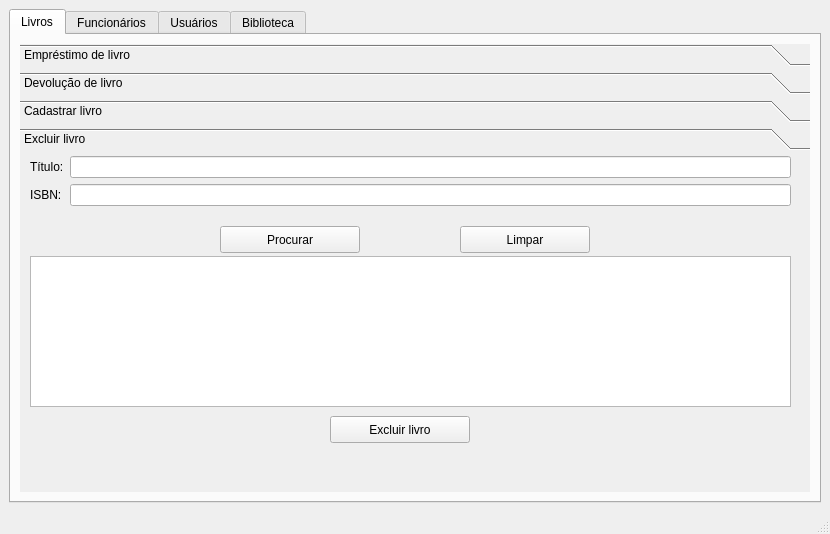
<?xml version="1.0" encoding="UTF-8"?>
<ui version="4.0">
 <class>Library</class>
 <widget class="QMainWindow" name="Library">
  <property name="geometry">
   <rect>
    <x>0</x>
    <y>0</y>
    <width>830</width>
    <height>534</height>
   </rect>
  </property>
  <property name="windowTitle">
   <string>MainWindow</string>
  </property>
  <widget class="QWidget" name="centralwidget">
   <layout class="QVBoxLayout" name="verticalLayout">
    <item>
     <widget class="QTabWidget" name="tabWidget">
      <property name="currentIndex">
       <number>0</number>
      </property>
      <widget class="QWidget" name="tab">
       <attribute name="title">
        <string>Livros</string>
       </attribute>
       <layout class="QVBoxLayout" name="verticalLayout_2">
        <item>
         <widget class="QToolBox" name="toolBox">
          <property name="autoFillBackground">
           <bool>true</bool>
          </property>
          <property name="currentIndex">
           <number>3</number>
          </property>
          <widget class="QWidget" name="page">
           <property name="geometry">
            <rect>
             <x>0</x>
             <y>0</y>
             <width>790</width>
             <height>294</height>
            </rect>
           </property>
           <attribute name="label">
            <string>Empréstimo de livro</string>
           </attribute>
           <widget class="QWidget" name="formLayoutWidget_5">
            <property name="geometry">
             <rect>
              <x>10</x>
              <y>10</y>
              <width>761</width>
              <height>81</height>
             </rect>
            </property>
            <layout class="QFormLayout" name="formLayout_5">
             <property name="fieldGrowthPolicy">
              <enum>QFormLayout::AllNonFixedFieldsGrow</enum>
             </property>
             <item row="0" column="0">
              <widget class="QLabel" name="label_13">
               <property name="text">
                <string>ISBN:</string>
               </property>
              </widget>
             </item>
             <item row="1" column="0">
              <widget class="QLabel" name="label_14">
               <property name="text">
                <string>CPF:</string>
               </property>
              </widget>
             </item>
             <item row="0" column="1">
              <widget class="QLineEdit" name="empISBN"/>
             </item>
             <item row="1" column="1">
              <widget class="QLineEdit" name="empUser"/>
             </item>
            </layout>
           </widget>
           <widget class="QPushButton" name="btnEmp">
            <property name="geometry">
             <rect>
              <x>440</x>
              <y>160</y>
              <width>140</width>
              <height>30</height>
             </rect>
            </property>
            <property name="text">
             <string>Emprestar livro</string>
            </property>
           </widget>
           <widget class="QTextEdit" name="txtEmp">
            <property name="geometry">
             <rect>
              <x>20</x>
              <y>100</y>
              <width>351</width>
              <height>191</height>
             </rect>
            </property>
            <property name="readOnly">
             <bool>true</bool>
            </property>
           </widget>
           <widget class="QPushButton" name="btnEmpDisp">
            <property name="geometry">
             <rect>
              <x>410</x>
              <y>110</y>
              <width>191</width>
              <height>30</height>
             </rect>
            </property>
            <property name="text">
             <string>Verificar disponibilidade</string>
            </property>
           </widget>
           <widget class="QLabel" name="statusEmp">
            <property name="geometry">
             <rect>
              <x>410</x>
              <y>220</y>
              <width>281</width>
              <height>16</height>
             </rect>
            </property>
            <property name="text">
             <string/>
            </property>
           </widget>
           <widget class="QLabel" name="noEmp">
            <property name="geometry">
             <rect>
              <x>420</x>
              <y>240</y>
              <width>301</width>
              <height>41</height>
             </rect>
            </property>
            <property name="styleSheet">
             <string notr="true">color: rgb(255, 0, 0);</string>
            </property>
            <property name="text">
             <string/>
            </property>
           </widget>
           <widget class="QPushButton" name="btnLimparEmp">
            <property name="geometry">
             <rect>
              <x>440</x>
              <y>210</y>
              <width>140</width>
              <height>30</height>
             </rect>
            </property>
            <property name="text">
             <string>Limpar</string>
            </property>
           </widget>
          </widget>
          <widget class="QWidget" name="page_2">
           <property name="geometry">
            <rect>
             <x>0</x>
             <y>0</y>
             <width>790</width>
             <height>294</height>
            </rect>
           </property>
           <attribute name="label">
            <string>Devolução de livro</string>
           </attribute>
           <widget class="QWidget" name="formLayoutWidget_6">
            <property name="geometry">
             <rect>
              <x>10</x>
              <y>10</y>
              <width>751</width>
              <height>91</height>
             </rect>
            </property>
            <layout class="QFormLayout" name="formLayout_6">
             <item row="0" column="0">
              <widget class="QLabel" name="label_12">
               <property name="text">
                <string>ISBN:</string>
               </property>
              </widget>
             </item>
             <item row="1" column="0">
              <widget class="QLabel" name="label_15">
               <property name="text">
                <string>CPF:</string>
               </property>
              </widget>
             </item>
             <item row="0" column="1">
              <widget class="QLineEdit" name="isbnDev"/>
             </item>
             <item row="1" column="1">
              <widget class="QLineEdit" name="cpfDev"/>
             </item>
            </layout>
           </widget>
           <widget class="QPushButton" name="btnDev">
            <property name="geometry">
             <rect>
              <x>180</x>
              <y>120</y>
              <width>140</width>
              <height>30</height>
             </rect>
            </property>
            <property name="text">
             <string>Devolver livro</string>
            </property>
           </widget>
           <widget class="QLabel" name="devLivro">
            <property name="geometry">
             <rect>
              <x>70</x>
              <y>200</y>
              <width>251</width>
              <height>21</height>
             </rect>
            </property>
            <property name="styleSheet">
             <string notr="true">color: rgb(255, 0, 0);</string>
            </property>
            <property name="text">
             <string/>
            </property>
           </widget>
           <widget class="QPushButton" name="btnCleanDev">
            <property name="geometry">
             <rect>
              <x>460</x>
              <y>120</y>
              <width>140</width>
              <height>30</height>
             </rect>
            </property>
            <property name="text">
             <string>Limpar</string>
            </property>
           </widget>
           <widget class="QPushButton" name="btnLimpar">
            <property name="geometry">
             <rect>
              <x>610</x>
              <y>340</y>
              <width>140</width>
              <height>30</height>
             </rect>
            </property>
            <property name="styleSheet">
             <string notr="true">image: url(:/new/prefix1/ui.png);</string>
            </property>
            <property name="text">
             <string>Limpar</string>
            </property>
           </widget>
           <widget class="QLabel" name="acesso">
            <property name="geometry">
             <rect>
              <x>420</x>
              <y>380</y>
              <width>351</width>
              <height>17</height>
             </rect>
            </property>
            <property name="styleSheet">
             <string notr="true">image: url(:/new/prefix1/ui.png);</string>
            </property>
            <property name="text">
             <string/>
            </property>
           </widget>
           <widget class="QPushButton" name="btnEntrar">
            <property name="geometry">
             <rect>
              <x>440</x>
              <y>340</y>
              <width>140</width>
              <height>30</height>
             </rect>
            </property>
            <property name="styleSheet">
             <string notr="true">image: url(:/new/prefix1/ui.png);</string>
            </property>
            <property name="text">
             <string>Entrar</string>
            </property>
           </widget>
          </widget>
          <widget class="QWidget" name="page_3">
           <property name="geometry">
            <rect>
             <x>0</x>
             <y>0</y>
             <width>790</width>
             <height>294</height>
            </rect>
           </property>
           <attribute name="label">
            <string>Cadastrar livro</string>
           </attribute>
           <widget class="QWidget" name="formLayoutWidget">
            <property name="geometry">
             <rect>
              <x>10</x>
              <y>10</y>
              <width>761</width>
              <height>111</height>
             </rect>
            </property>
            <layout class="QFormLayout" name="formLayout">
             <property name="fieldGrowthPolicy">
              <enum>QFormLayout::AllNonFixedFieldsGrow</enum>
             </property>
             <item row="0" column="0">
              <widget class="QLabel" name="label_3">
               <property name="text">
                <string>Título:</string>
               </property>
              </widget>
             </item>
             <item row="0" column="1">
              <widget class="QLineEdit" name="titulo"/>
             </item>
             <item row="1" column="0">
              <widget class="QLabel" name="label_4">
               <property name="text">
                <string>Autor:</string>
               </property>
              </widget>
             </item>
             <item row="1" column="1">
              <widget class="QLineEdit" name="autor"/>
             </item>
             <item row="2" column="0">
              <widget class="QLabel" name="label_5">
               <property name="text">
                <string>ISBN:</string>
               </property>
              </widget>
             </item>
             <item row="2" column="1">
              <widget class="QLineEdit" name="isbn"/>
             </item>
            </layout>
           </widget>
           <widget class="QPushButton" name="pushButton">
            <property name="geometry">
             <rect>
              <x>160</x>
              <y>140</y>
              <width>140</width>
              <height>30</height>
             </rect>
            </property>
            <property name="text">
             <string>Cadastrar</string>
            </property>
           </widget>
           <widget class="QPushButton" name="limparLivro">
            <property name="geometry">
             <rect>
              <x>380</x>
              <y>140</y>
              <width>140</width>
              <height>30</height>
             </rect>
            </property>
            <property name="text">
             <string>Limpar</string>
            </property>
           </widget>
           <widget class="QLabel" name="statusLivro">
            <property name="geometry">
             <rect>
              <x>70</x>
              <y>190</y>
              <width>441</width>
              <height>17</height>
             </rect>
            </property>
            <property name="text">
             <string/>
            </property>
           </widget>
          </widget>
          <widget class="QWidget" name="page_4">
           <property name="geometry">
            <rect>
             <x>0</x>
             <y>0</y>
             <width>790</width>
             <height>294</height>
            </rect>
           </property>
           <attribute name="label">
            <string>Excluir livro</string>
           </attribute>
           <widget class="QWidget" name="formLayoutWidget_4">
            <property name="geometry">
             <rect>
              <x>10</x>
              <y>0</y>
              <width>761</width>
              <height>71</height>
             </rect>
            </property>
            <layout class="QFormLayout" name="formLayout_4">
             <item row="0" column="0">
              <widget class="QLabel" name="label_8">
               <property name="text">
                <string>Título:</string>
               </property>
              </widget>
             </item>
             <item row="0" column="1">
              <widget class="QLineEdit" name="excludTit"/>
             </item>
             <item row="1" column="0">
              <widget class="QLabel" name="label_6">
               <property name="text">
                <string>ISBN:</string>
               </property>
              </widget>
             </item>
             <item row="1" column="1">
              <widget class="QLineEdit" name="txtExcludISBN"/>
             </item>
            </layout>
           </widget>
           <widget class="QTextEdit" name="txtExclud">
            <property name="geometry">
             <rect>
              <x>10</x>
              <y>100</y>
              <width>761</width>
              <height>151</height>
             </rect>
            </property>
            <property name="readOnly">
             <bool>true</bool>
            </property>
           </widget>
           <widget class="QPushButton" name="btnSearch">
            <property name="geometry">
             <rect>
              <x>200</x>
              <y>70</y>
              <width>140</width>
              <height>27</height>
             </rect>
            </property>
            <property name="text">
             <string>Procurar</string>
            </property>
           </widget>
           <widget class="QPushButton" name="btnLimparExclud">
            <property name="geometry">
             <rect>
              <x>440</x>
              <y>70</y>
              <width>130</width>
              <height>27</height>
             </rect>
            </property>
            <property name="text">
             <string>Limpar</string>
            </property>
           </widget>
           <widget class="QPushButton" name="btnExclud">
            <property name="geometry">
             <rect>
              <x>310</x>
              <y>260</y>
              <width>140</width>
              <height>27</height>
             </rect>
            </property>
            <property name="text">
             <string>Excluir livro</string>
            </property>
           </widget>
           <widget class="QLabel" name="livroExcludOk">
            <property name="geometry">
             <rect>
              <x>560</x>
              <y>260</y>
              <width>211</width>
              <height>21</height>
             </rect>
            </property>
            <property name="styleSheet">
             <string notr="true">color: rgb(255, 0, 0);</string>
            </property>
            <property name="text">
             <string/>
            </property>
           </widget>
          </widget>
         </widget>
        </item>
       </layout>
      </widget>
      <widget class="QWidget" name="tab_3">
       <attribute name="title">
        <string>Funcionários</string>
       </attribute>
       <layout class="QHBoxLayout" name="horizontalLayout">
        <item>
         <widget class="QToolBox" name="toolBox_2">
          <property name="currentIndex">
           <number>1</number>
          </property>
          <widget class="QWidget" name="page_20">
           <property name="geometry">
            <rect>
             <x>0</x>
             <y>0</y>
             <width>100</width>
             <height>30</height>
            </rect>
           </property>
           <attribute name="label">
            <string>Exibir funcionários cadastrados</string>
           </attribute>
           <widget class="QPushButton" name="mostrarFunc">
            <property name="geometry">
             <rect>
              <x>10</x>
              <y>0</y>
              <width>251</width>
              <height>27</height>
             </rect>
            </property>
            <property name="text">
             <string>Mostrar funcionários cadastrados</string>
            </property>
           </widget>
           <widget class="QTextEdit" name="funcCadastrados">
            <property name="geometry">
             <rect>
              <x>20</x>
              <y>40</y>
              <width>751</width>
              <height>301</height>
             </rect>
            </property>
            <property name="readOnly">
             <bool>true</bool>
            </property>
           </widget>
          </widget>
          <widget class="QWidget" name="page_5">
           <property name="geometry">
            <rect>
             <x>0</x>
             <y>0</y>
             <width>790</width>
             <height>356</height>
            </rect>
           </property>
           <attribute name="label">
            <string>Cadastrar funcionário</string>
           </attribute>
           <widget class="QPushButton" name="cadasFunc">
            <property name="geometry">
             <rect>
              <x>180</x>
              <y>90</y>
              <width>140</width>
              <height>30</height>
             </rect>
            </property>
            <property name="text">
             <string>Cadastrar</string>
            </property>
           </widget>
           <widget class="QPushButton" name="limpFunc">
            <property name="geometry">
             <rect>
              <x>500</x>
              <y>90</y>
              <width>140</width>
              <height>30</height>
             </rect>
            </property>
            <property name="text">
             <string>Limpar</string>
            </property>
           </widget>
           <widget class="QLabel" name="label_2">
            <property name="geometry">
             <rect>
              <x>10</x>
              <y>43</y>
              <width>30</width>
              <height>17</height>
             </rect>
            </property>
            <property name="text">
             <string>CPF:</string>
            </property>
           </widget>
           <widget class="QLineEdit" name="cpfFunc">
            <property name="geometry">
             <rect>
              <x>61</x>
              <y>43</y>
              <width>721</width>
              <height>27</height>
             </rect>
            </property>
           </widget>
           <widget class="QLabel" name="label">
            <property name="geometry">
             <rect>
              <x>10</x>
              <y>10</y>
              <width>45</width>
              <height>17</height>
             </rect>
            </property>
            <property name="text">
             <string>Nome:</string>
            </property>
           </widget>
           <widget class="QLineEdit" name="nomeFunc">
            <property name="geometry">
             <rect>
              <x>61</x>
              <y>10</y>
              <width>721</width>
              <height>27</height>
             </rect>
            </property>
           </widget>
           <widget class="QLabel" name="funcResultado">
            <property name="geometry">
             <rect>
              <x>70</x>
              <y>140</y>
              <width>401</width>
              <height>17</height>
             </rect>
            </property>
            <property name="text">
             <string/>
            </property>
           </widget>
           <zorder>cadasFunc</zorder>
           <zorder>label_2</zorder>
           <zorder>cpfFunc</zorder>
           <zorder>label</zorder>
           <zorder>nomeFunc</zorder>
           <zorder>funcResultado</zorder>
           <zorder>limpFunc</zorder>
          </widget>
         </widget>
        </item>
       </layout>
      </widget>
      <widget class="QWidget" name="tab_2">
       <attribute name="title">
        <string>Usuários</string>
       </attribute>
       <layout class="QVBoxLayout" name="verticalLayout_4">
        <item>
         <widget class="QToolBox" name="toolBox_3">
          <property name="currentIndex">
           <number>0</number>
          </property>
          <widget class="QWidget" name="page_6">
           <property name="geometry">
            <rect>
             <x>0</x>
             <y>0</y>
             <width>790</width>
             <height>325</height>
            </rect>
           </property>
           <attribute name="label">
            <string>Cadastrar usuário</string>
           </attribute>
           <widget class="QWidget" name="formLayoutWidget_2">
            <property name="geometry">
             <rect>
              <x>10</x>
              <y>10</y>
              <width>771</width>
              <height>81</height>
             </rect>
            </property>
            <layout class="QFormLayout" name="formLayout_2">
             <item row="0" column="0">
              <widget class="QLabel" name="label_7">
               <property name="text">
                <string>Nome:</string>
               </property>
              </widget>
             </item>
             <item row="1" column="0">
              <widget class="QLabel" name="label_9">
               <property name="text">
                <string>CPF:</string>
               </property>
              </widget>
             </item>
             <item row="0" column="1">
              <widget class="QLineEdit" name="txtNomeUser"/>
             </item>
             <item row="1" column="1">
              <widget class="QLineEdit" name="txtCPFUser"/>
             </item>
            </layout>
           </widget>
           <widget class="QPushButton" name="btnCadasUser">
            <property name="geometry">
             <rect>
              <x>180</x>
              <y>100</y>
              <width>140</width>
              <height>30</height>
             </rect>
            </property>
            <property name="text">
             <string>Cadastrar</string>
            </property>
           </widget>
           <widget class="QPushButton" name="btnLimparUser">
            <property name="geometry">
             <rect>
              <x>480</x>
              <y>100</y>
              <width>140</width>
              <height>30</height>
             </rect>
            </property>
            <property name="text">
             <string>Limpar</string>
            </property>
           </widget>
           <widget class="QLabel" name="cadasUser">
            <property name="geometry">
             <rect>
              <x>70</x>
              <y>170</y>
              <width>411</width>
              <height>21</height>
             </rect>
            </property>
            <property name="text">
             <string/>
            </property>
           </widget>
          </widget>
          <widget class="QWidget" name="page_7">
           <property name="geometry">
            <rect>
             <x>0</x>
             <y>0</y>
             <width>100</width>
             <height>30</height>
            </rect>
           </property>
           <attribute name="label">
            <string>Remover usuário</string>
           </attribute>
           <widget class="QWidget" name="formLayoutWidget_3">
            <property name="geometry">
             <rect>
              <x>10</x>
              <y>10</y>
              <width>771</width>
              <height>81</height>
             </rect>
            </property>
            <layout class="QFormLayout" name="formLayout_3">
             <item row="0" column="0">
              <widget class="QLabel" name="label_10">
               <property name="text">
                <string>Nome:</string>
               </property>
              </widget>
             </item>
             <item row="1" column="0">
              <widget class="QLabel" name="label_11">
               <property name="text">
                <string>CPF:</string>
               </property>
              </widget>
             </item>
             <item row="0" column="1">
              <widget class="QLineEdit" name="txtExcludUser"/>
             </item>
             <item row="1" column="1">
              <widget class="QLineEdit" name="txtExcludUserCPF"/>
             </item>
            </layout>
           </widget>
           <widget class="QPushButton" name="btnSearchUser">
            <property name="geometry">
             <rect>
              <x>180</x>
              <y>100</y>
              <width>140</width>
              <height>30</height>
             </rect>
            </property>
            <property name="text">
             <string>Procurar</string>
            </property>
           </widget>
           <widget class="QTextEdit" name="txtExcludUser_2">
            <property name="geometry">
             <rect>
              <x>10</x>
              <y>150</y>
              <width>761</width>
              <height>131</height>
             </rect>
            </property>
            <property name="readOnly">
             <bool>true</bool>
            </property>
           </widget>
           <widget class="QPushButton" name="btnExcludUser">
            <property name="geometry">
             <rect>
              <x>320</x>
              <y>290</y>
              <width>140</width>
              <height>30</height>
             </rect>
            </property>
            <property name="text">
             <string>Excluir Usuário</string>
            </property>
           </widget>
           <widget class="QPushButton" name="btnCleanUser">
            <property name="geometry">
             <rect>
              <x>470</x>
              <y>100</y>
              <width>140</width>
              <height>30</height>
             </rect>
            </property>
            <property name="text">
             <string>Limpar</string>
            </property>
           </widget>
           <widget class="QLabel" name="userExcludOk">
            <property name="geometry">
             <rect>
              <x>560</x>
              <y>290</y>
              <width>211</width>
              <height>21</height>
             </rect>
            </property>
            <property name="styleSheet">
             <string notr="true">color: rgb(255, 0, 0);</string>
            </property>
            <property name="text">
             <string/>
            </property>
           </widget>
          </widget>
          <widget class="QWidget" name="page_8">
           <property name="geometry">
            <rect>
             <x>0</x>
             <y>0</y>
             <width>100</width>
             <height>30</height>
            </rect>
           </property>
           <attribute name="label">
            <string>Exibir usuários cadastrados</string>
           </attribute>
           <widget class="QTextEdit" name="txtShowUsers">
            <property name="geometry">
             <rect>
              <x>20</x>
              <y>40</y>
              <width>751</width>
              <height>271</height>
             </rect>
            </property>
            <property name="readOnly">
             <bool>true</bool>
            </property>
           </widget>
           <widget class="QPushButton" name="btnShowUser">
            <property name="geometry">
             <rect>
              <x>20</x>
              <y>0</y>
              <width>241</width>
              <height>30</height>
             </rect>
            </property>
            <property name="text">
             <string>Mostrar usuários cadastrados</string>
            </property>
           </widget>
          </widget>
         </widget>
        </item>
       </layout>
      </widget>
      <widget class="QWidget" name="tab_4">
       <attribute name="title">
        <string>Biblioteca</string>
       </attribute>
       <layout class="QVBoxLayout" name="verticalLayout_5">
        <item>
         <widget class="QToolBox" name="toolBox_4">
          <property name="currentIndex">
           <number>0</number>
          </property>
          <widget class="QWidget" name="page_10">
           <property name="geometry">
            <rect>
             <x>0</x>
             <y>0</y>
             <width>790</width>
             <height>387</height>
            </rect>
           </property>
           <attribute name="label">
            <string>Quantidade de livros da biblioteca</string>
           </attribute>
           <widget class="QTextEdit" name="txtAcervo">
            <property name="geometry">
             <rect>
              <x>10</x>
              <y>40</y>
              <width>771</width>
              <height>311</height>
             </rect>
            </property>
            <property name="readOnly">
             <bool>true</bool>
            </property>
           </widget>
           <widget class="QPushButton" name="btnAcervo">
            <property name="geometry">
             <rect>
              <x>10</x>
              <y>0</y>
              <width>211</width>
              <height>30</height>
             </rect>
            </property>
            <property name="text">
             <string>Exibir acervo da biblioteca</string>
            </property>
           </widget>
           <widget class="QLabel" name="txtNumber">
            <property name="geometry">
             <rect>
              <x>530</x>
              <y>0</y>
              <width>161</width>
              <height>30</height>
             </rect>
            </property>
            <property name="text">
             <string/>
            </property>
           </widget>
           <widget class="QTextEdit" name="livrosNumber">
            <property name="geometry">
             <rect>
              <x>700</x>
              <y>0</y>
              <width>81</width>
              <height>31</height>
             </rect>
            </property>
           </widget>
          </widget>
         </widget>
        </item>
       </layout>
      </widget>
     </widget>
    </item>
   </layout>
  </widget>
  <widget class="QMenuBar" name="menubar">
   <property name="geometry">
    <rect>
     <x>0</x>
     <y>0</y>
     <width>830</width>
     <height>25</height>
    </rect>
   </property>
  </widget>
  <widget class="QStatusBar" name="statusbar"/>
 </widget>
 <resources/>
 <connections/>
</ui>
